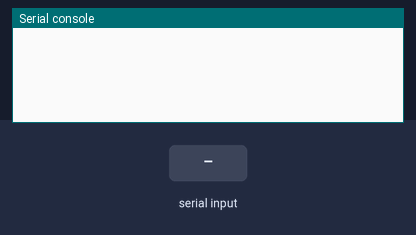
The program below on a simulated Raspberry Pi Pico running MicroPython. On the bench: the last lines printed to the serial console. The test bench sets the inputs (shaded band).

Above: at 1.2 s.
1.3 s: "1" received over the second serial link
At 1.9 s:
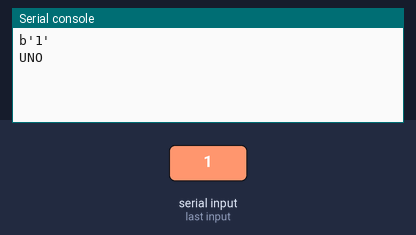
2.8 s: "2" received over the second serial link
At 4.0 s:
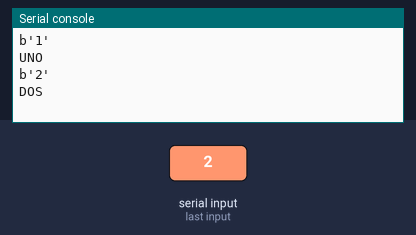
4.3 s: "0" received over the second serial link
At 5.4 s:
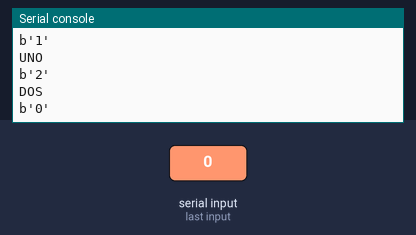

The program:

HC05.py
```python
from machine import UART
uart = UART(0,9600)
while True:
    if uart.any()>0:
        dato = uart.read(1)
        print(dato)
        if dato == b'1':
            print("UNO")
        elif '2' in dato:
            print("DOS")
```

Measured:
- after the input at 1.3 s, the serial console: prints a new line at once (image 1)
- after the input at 2.8 s, the serial console: prints a new line at once (image 2)
- after the input at 4.3 s, the serial console: prints a new line at once (image 3)
